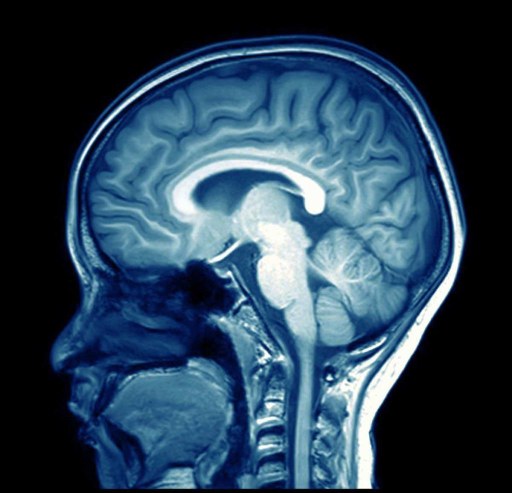
#> input picture webpage/code/src/brain.jpg, 1024 x 986 px (shown at 1/2 size)
$ python main.py   (older library calls are emulated)
#> lines starting #> are read from the running program, lines starting #| are printed output that depends on the picture
### webpage/code/src/util.py
import numpy as np
import matplotlib.pyplot as plt
from matplotlib.path import Path
from scipy.ndimage import distance_transform_edt
from scipy.ndimage.filters import gaussian_filter
from plt_helper import *


def rgb2gray(rgb):
    """
        From:
        https://stackoverflow.com/questions/12201577/how-can-i-convert-an-rgb-image-into-grayscale-in-python
        Altered
    """
    r, g, b = rgb[:, :, 0], rgb[:, :, 1], rgb[:, :, 2]
    gray = 0.333 * r + 0.333 * g + 0.333 * b
    return gray

# [5 lines left out: function normalized, not called in this run]

def gaussian_blur(img, sigma):
    return gaussian_filter(img, sigma)

# [_min, _max) for int
# [23 lines left out: functions _between, _fbetween, get_image_intensity, not called in this run]

### webpage/code/src/worm.py
import numpy as np
from math import sin, cos, exp
import scipy.ndimage as nd
from scipy.stats import norm
import matplotlib.pyplot as plt
from matplotlib.collections import LineCollection
from matplotlib import colors as mcolors
from time import sleep
from plt_helper import *
from util import normalized, gaussian_blur, get_image_intensity, _fbetween
from random import random
from time import time, strftime
import logging
from matplotlib.widgets import Button
from scipy.ndimage import gaussian_filter1d
from sensor import *
from motor import *

PI = 3.1415926535
E = exp(1)


class Worm(object):
    def __init__(self, image,
                 orientation_angle=0 * (PI / 180),
                 base_position=np.array([10, 10], dtype=float),
                 scale=1.0,
                 thickness=1.0,
                 num_nodes=64):
        # background image
        self.image = image
        self.ref_image = None
        self.blur_image_cache = dict()
        # trandormation parameters:
        self.trans_params_orientation_angle = orientation_angle
        self.trans_params_base_position = base_position
        self.trans_params_scale = scale  # np.array([1, 1], dtype=float)
        self.num_nodes = num_nodes
        # record original parameters
        self.ori_trans_params_orientation_angle = orientation_angle
        self.ori_trans_params_base_position = base_position
        self.ori_trans_params_scale = scale  # np.array([1, 1], dtype=float)
        self.ori_num_nodes = num_nodes
        self.ori_thickness = thickness
        # initialization
        self.profile_init()

        # create nodes
        self.node_pos = [None for _ in range(self.num_nodes)]
        self.node_left = [None for _ in range(self.num_nodes)]
        self.node_right = [None for _ in range(self.num_nodes)]
        # motors
        self.motors = []
        self.sensors = []
        # update
        self.last_change = time()
        self.last_update = 0
        self.iter = 0
        self.update_node()
        # draw
        self.fig_handle = None
        self.ax_collection_to_remove = []
        self.mode = {"HeadReady": False, "TailReady": False, "Final": False}

    def add_ref_image(self, ref):
        self.ref_image = ref

    def profile_init(self):
        num_nodes = self.ori_num_nodes
        self.profile_length = np.ones([self.num_nodes], dtype=float)
        self.profile_orientation = np.zeros([self.num_nodes], dtype=float)
        self.profile_thick_left = np.ones(
            [self.num_nodes], dtype=float) * self.ori_thickness
        self.profile_thick_right = np.ones(
            [self.num_nodes], dtype=float) * self.ori_thickness
        # terminal shrink TODO?
        self.profile_thick_left[0] *= 0
        self.profile_thick_left[num_nodes - 1] *= 0
        self.profile_thick_right[0] *= 0
        self.profile_thick_right[num_nodes - 1] *= 0
        self.profile_thick_left[1] *= 0.5
        self.profile_thick_left[2] *= 0.85
        self.profile_thick_left[num_nodes - 2] *= 0.5
        self.profile_thick_left[num_nodes - 3] *= 0.85
        self.profile_thick_right[1] *= 0.5
        self.profile_thick_right[2] *= 0.85
        self.profile_thick_right[num_nodes - 2] *= 0.5
        self.profile_thick_right[num_nodes - 3] *= 0.85

    # [34 lines left out: functions reset, operate_profile_gaussion, not called in this run]

    def update_node(self):
        if self.last_update >= self.last_change:
            return
        self.last_update = time()

        N = self.num_nodes
        N_middle = N // 2
        theta = self.trans_params_orientation_angle
        p_0 = self.trans_params_base_position
        scale = self.trans_params_scale
        L = self.profile_length
        O = self.profile_orientation
        TL = self.profile_thick_left
        TR = self.profile_thick_right

        p_last = None
        angle_90 = 90 * (PI / 180)

        # front: the direction worn's nodes grow,
        #           for node index > N//2, same as p[i]-p[i-1]
        #           for node index < N//2, same as p[i]-p[i+1]
        # left/right: direction with respect to node index increasing
        for i in range(N_middle, N):
            unit_front = np.array(
                [cos(theta + O[i - 1]), sin(theta + O[i - 1])])
            if i == N_middle:
                this_pos = p_0
            else:
                this_pos = p_last + L[i - 1] * scale * unit_front

            unit_left = np.array(
                [cos(theta + O[i] - angle_90), sin(theta + O[i] - angle_90)])
            unit_right = np.array(
                [cos(theta + O[i] + angle_90), sin(theta + O[i] + angle_90)])
            this_left = this_pos + TL[i] * scale * unit_left
            this_right = this_pos + TR[i] * scale * unit_right

            p_last = self.node_pos[i] = this_pos
            self.node_left[i] = this_left
            self.node_right[i] = this_right

        p_last = self.node_pos[N_middle]
        for i in range(N_middle - 1, -1, -1):
            unit_front = - \
                np.array([cos(theta + O[i + 1]), sin(theta + O[i + 1])])
            this_pos = p_last + L[i + 1] * scale * unit_front

            unit_left = np.array(
                [cos(theta + O[i] - angle_90), sin(theta + O[i] - angle_90)])
            unit_right = np.array(
                [cos(theta + O[i] + angle_90), sin(theta + O[i] + angle_90)])
            this_left = this_pos + TL[i] * scale * unit_left
            this_right = this_pos + TR[i] * scale * unit_right

            p_last = self.node_pos[i] = this_pos
            self.node_left[i] = this_left
            self.node_right[i] = this_right

        self.node_left[N - 1] = self.node_pos[N - 1]
        self.node_right[N - 1] = self.node_pos[N - 1]
        self.node_left[0] = self.node_pos[0]
        self.node_right[0] = self.node_pos[0]

    # [121 lines left out: functions apply_motors, get_blur_image, draw, save, not called in this run]

    def load(self, filename):
        fi = open(filename, "r")

        nums = list(map(float, fi.read().split()))
        fi.close()

        # [4 lines of commented-out code are left out]

        idx = 4
        N = self.num_nodes
        for i in range(N):
            self.profile_length[i]      = nums[idx]
            self.profile_orientation[i] = nums[idx+1]
            self.profile_thick_left[i]  = nums[idx+2]
            self.profile_thick_right[i] = nums[idx+3]
            idx += 4

        self.last_change=time()
        self.update_node()

### webpage/code/src/main.py
import numpy as np
import scipy.ndimage as nd
from scipy.misc import imresize
import matplotlib.pyplot as plt
from time import sleep
from plt_helper import *
from util import *
from worm import *
from ref import *
import logging

logging.basicConfig(level=logging.INFO)


def image_preprocess(img, target_width):
    img_size = img.shape
    if len(img_size) > 2:  # multi channel
        img = rgb2gray(img)
    height, width = img_size[:2]
    if width != target_width:
        scale = 1.0 * target_width / width
        img = imresize(img, scale)
    return img


if __name__ == '__main__':
    img = plt.imread("./brain.jpg")
#> img is the input picture: shape (986, 1024, 3); mean R, G, B 42.6, 66.4, 86
    img = image_preprocess(img, target_width=512)
#> in rgb2gray, `r, g, b = rgb[:, :, 0], rgb[:, :, 1], rgb[:, :, 2]`:
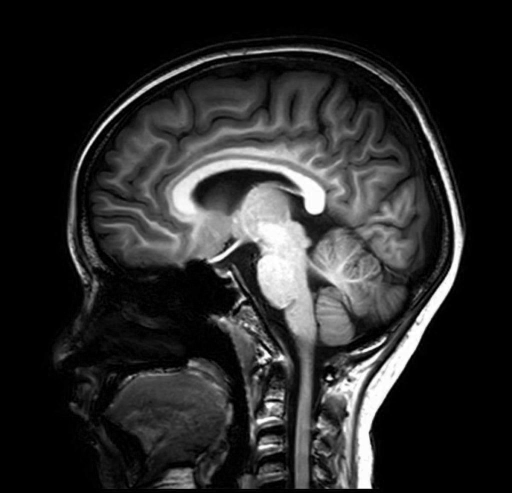
#> r: shape (986, 1024) (shown at 1/2 size); min 0, max 255, mean 42.6
#> in rgb2gray, `r, g, b = rgb[:, :, 0], rgb[:, :, 1], rgb[:, :, 2]`:
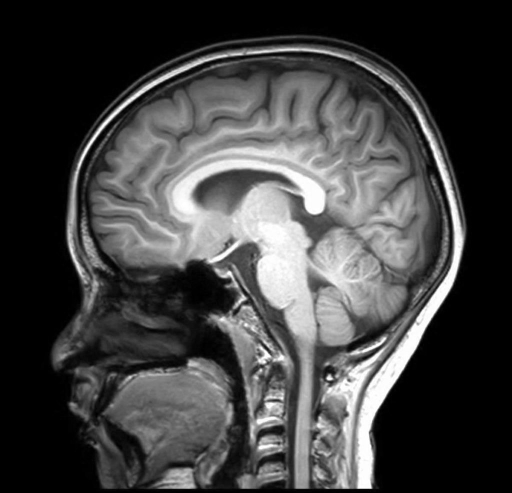
#> g: shape (986, 1024) (shown at 1/2 size); min 0, max 255, mean 66.4
#> in rgb2gray, `r, g, b = rgb[:, :, 0], rgb[:, :, 1], rgb[:, :, 2]`:
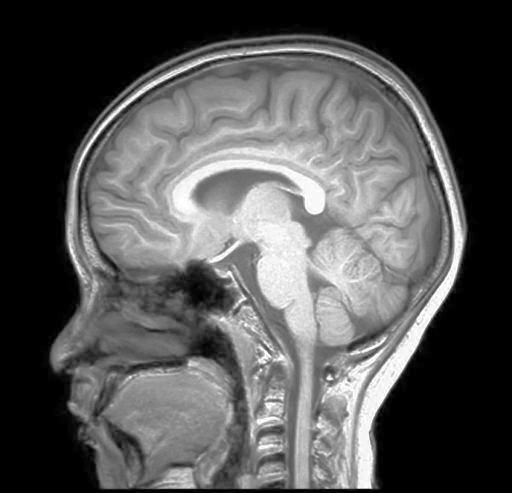
#> b: shape (986, 1024) (shown at 1/2 size); min 0, max 255, mean 86
#> in image_preprocess, `img = imresize(img, scale)`:
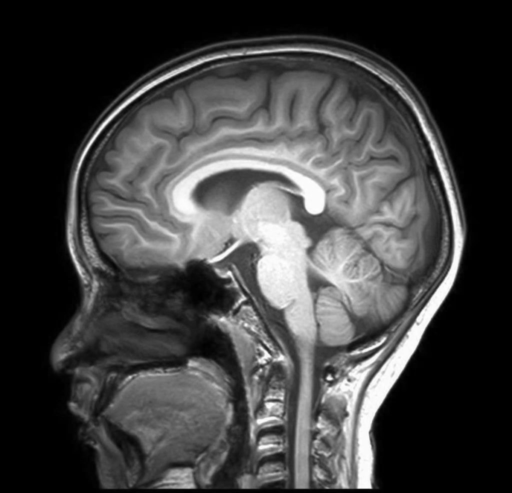
#> img: shape (493, 512); min 0, max 254, mean 65.1
    # f, ax = plt.subplots(figsize=grid_figure_size(1, 1, magnitude=2.75))
    f, ax = plt.subplots(figsize=(20, 16))
    ax.set_position([0.275, 0., 0.575, 1])
    ax_L  = plt.axes([0.03, 0.75, 0.22, 0.2])
    ax_O  = plt.axes([0.03, 0.50, 0.22, 0.2])
    ax_TL = plt.axes([0.03, 0.25, 0.22, 0.2])
    ax_TR = plt.axes([0.03, 0.00, 0.22, 0.2])
    axs = [ax, ax_L, ax_O, ax_TL, ax_TR]

    # w = Worm(img, num_nodes=32, scale=1, thickness=2.0,
    w = Worm(img, num_nodes=64, scale=.5, thickness=2.0,
             # orientation_angle=3.14/4,
             base_position=np.array([237, 163]))
#> in __init__, `self.trans_params_base_position = base_position`: self.trans_params_base_position = [237, 163]
#> the loop in update_node, `for i in range(N_middle, N):` made 32 passes
#> (this_left, this_right, p_last) on passes 1 to 12: ([237, 162], [237, 164], [237, 163]), ([237.5, 162], [237.5, 164], [237.5, 163]), ([238, 162], [238, 164], [238, 163]), ([238.5, 162], [238.5, 164], [238.5, 163]), ([239, 162], [239, 164], [239, 163]), ([239.5, 162], [239.5, 164], [239.5, 163]), ([240, 162], [240, 164], [240, 163]), ([240.5, 162], [240.5, 164], [240.5, 163]), ([241, 162], [241, 164], [241, 163]), ([241.5, 162], [241.5, 164], [241.5, 163]), ([242, 162], [242, 164], [242, 163]), ([242.5, 162], [242.5, 164], [242.5, 163])
#> p_last on pass 32: [252.5, 163]
#> after the loop in update_node, `for i in range(N_middle, N):`: self.node_left = 64 items
#> in update_node, `p_last = self.node_pos[N_middle]`: p_last = [237, 163]
#> the loop in update_node, `for i in range(N_middle - 1, -1, -1):` made 32 passes
#> (this_left, this_right, p_last) on passes 1 to 12: ([236.5, 162], [236.5, 164], [236.5, 163]), ([236, 162], [236, 164], [236, 163]), ([235.5, 162], [235.5, 164], [235.5, 163]), ([235, 162], [235, 164], [235, 163]), ([234.5, 162], [234.5, 164], [234.5, 163]), ([234, 162], [234, 164], [234, 163]), ([233.5, 162], [233.5, 164], [233.5, 163]), ([233, 162], [233, 164], [233, 163]), ([232.5, 162], [232.5, 164], [232.5, 163]), ([232, 162], [232, 164], [232, 163]), ([231.5, 162], [231.5, 164], [231.5, 163]), ([231, 162], [231, 164], [231, 163])
#> p_last on pass 32: [221, 163]
#> after the loop in update_node, `for i in range(N_middle - 1, -1, -1):`: self.node_left = 64 pairs, first value 221 to 252.5, second value 162 to 163; self.node_pos = 64 pairs, first value 221 to 252.5, second value 163 to 163; self.node_right = 64 pairs, first value 221 to 252.5, second value 163 to 164
    w.load("worm_data_20200601_164545")
#> (the run stopped early here; a loop or call above may not have finished)
